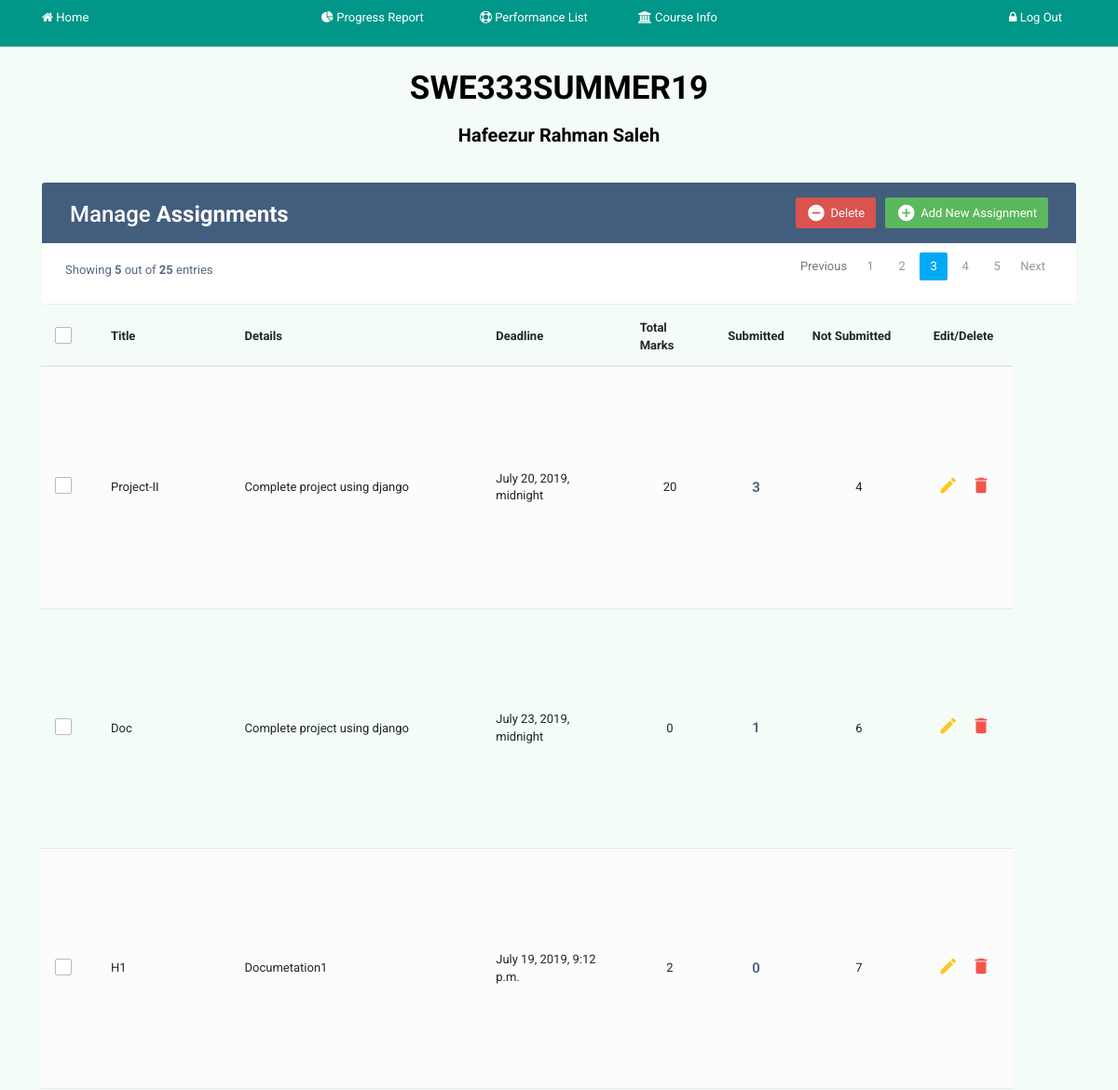
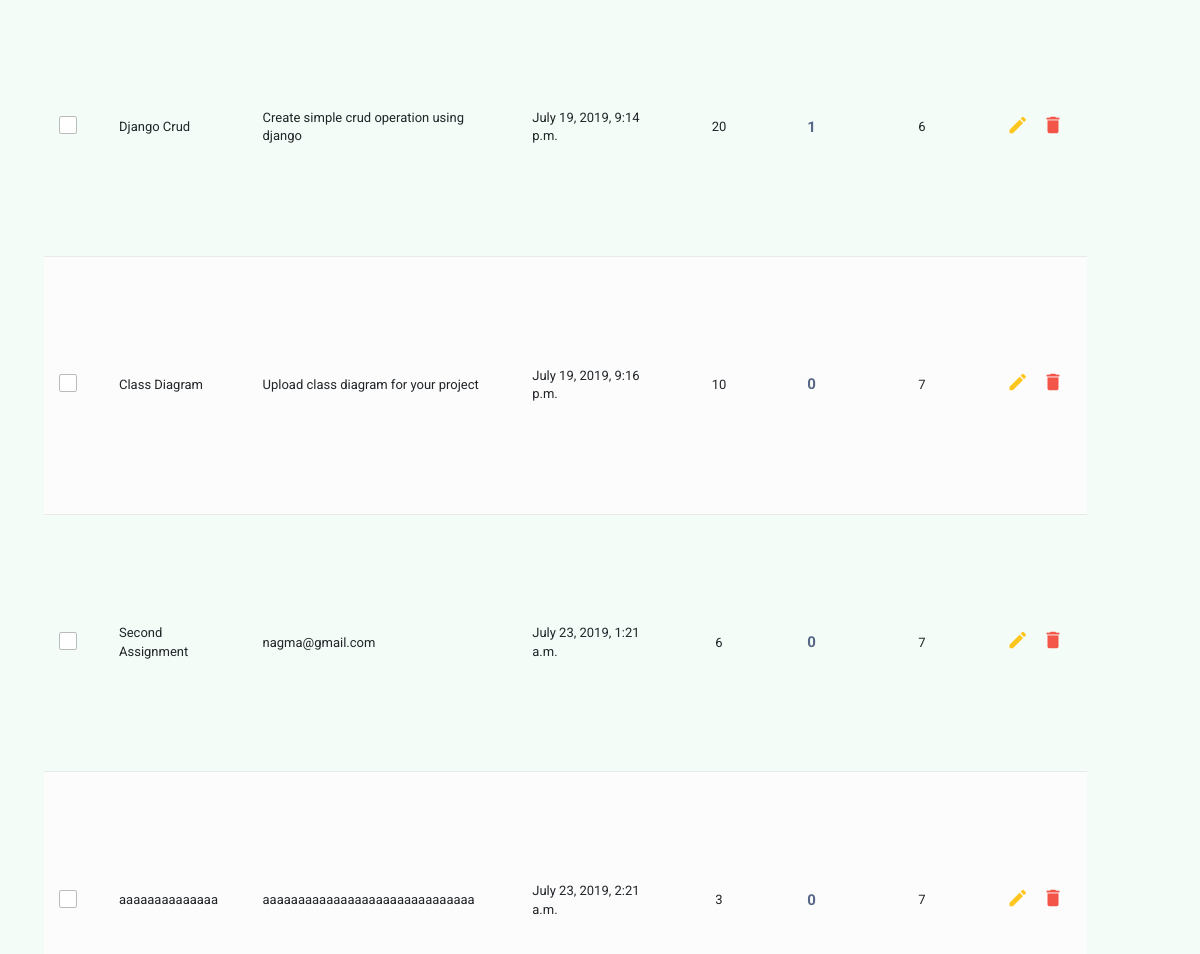
The app's page /assignments/ (signed in) with its own data (2 pictures, top to bottom).
### web/models.py (models this page shows)
class Courses(models.Model):
    courseCode = models.CharField(max_length=20)
    courseTitle = models.CharField(max_length=50)
    instructor = models.ForeignKey(Users, on_delete=models.CASCADE)
    semester = models.CharField(max_length=50)
    enrollmentKey = models.CharField(max_length=50, unique=True, primary_key=True)

### userhandling/models.py (models this page shows)
class Users(models.Model):
    name=models.CharField(max_length=40)
    email=models.CharField(max_length=50, unique=True)
    password=models.CharField(max_length=40)
    role=models.CharField(max_length=20)

### assignments/models.py (models this page shows, shortened)
class Assignments(models.Model):
    course=models.ForeignKey(Courses,on_delete=models.CASCADE)
    title=models.CharField(max_length=100)
    details=models.CharField(max_length=300)
    deadline=models.DateTimeField( null=True)
    totalmarks=models.IntegerField(null=True)

### assignments/views.py (the view)
# urls.py: url(r'^assignments/', include('assignments.urls')),
def assignments(request):
    if 'user' not in request.session:
       return redirect('/userhandling/')
    else:
        global courses, user, course
        userid = request.session['user']
        user = Users.objects.get(pk = userid)
        courses = Courses.objects.get(instructor = user)
        course=courses.enrollmentKey
        totalstudent=7
        submissions= Assignments.objects.filter(course = courses).values('submissions__assignmentid','id','title','details','deadline','totalmarks').annotate(submitted=Count('submissions__assignmentid'),notsubmitted=totalstudent-Count('submissions__assignmentid'))
        context= {
        'assignments': submissions,
        'course':course,
        'user':user
        }
        return render(request, 'listofassignment.html', context)

### assignments/templates/listofassignment.html (shortened to what this page needs)
{% include 'web/base.html' %}
<!DOCTYPE html>
{% load static %}
<html lang="en">
<head>
<link rel="stylesheet" href="https://maxcdn.bootstrapcdn.com/font-awesome/4.7.0/css/font-awesome.min.css">
<link rel="stylesheet" href="https://maxcdn.bootstrapcdn.com/bootstrap/3.3.7/css/bootstrap.min.css">
</head>
<body background="#f2fbff">
<br><br><br>
	 <div>
		 <h1 style="font-size:35px;text-align:center; font-weight:bold;color:#000000">{{course}}</h1>
		 <h1 style="font-size:20px;text-align:center; font-weight:bold;color:#000000">{{user.name}}</h1>
	 </div>
    <div class="container">
        <div class="table-wrapper">
            <div class="table-title">
                <div class="row">
                    <div class="col-sm-6">
						<h2>Manage <b>Assignments</b></h2>
					</div>
					<div class="col-sm-6">
						<a href="#addEmployeeModal" class="btn btn-success" data-toggle="modal"><i class="material-icons">&#xE147;</i> <span>Add New Assignment</span></a>
						<a href="#deleteEmployeeModal" class="btn btn-danger" data-toggle="modal"><i class="material-icons">&#xE15C;</i> <span>Delete</span></a>
					</div>
                </div>
            </div>
            <table class="table table-striped table-hover"  style="width: 86.9%; margin-left: -26px; margin-top: 60px">
                <thead style="">
                    <tr>
						<th>
							<span class="custom-checkbox">
								<label for="selectAll"></label>
							</span>
						</th>
                        <th>Title</th>
				        <th>Details</th>
				        <th>Deadline </th>
				        <th>Total Marks </th>
				        <th>Submitted </th>
				        <th style="width:130px;">Not Submitted </th>
						<th>Edit/Delete</th>
                    </tr>
                </thead>
                <tbody >
                	{% for assignment in assignments %}
                    <tr>
						<td>
							<span class="custom-checkbox">
								<label for="checkbox1"></label>
							</span>
						</td>
                        <td>{{ assignment.title }}</td>
			            <td>{{ assignment.details }}</td>
			            <td>{{ assignment.deadline }} </td>
			            <td style="text-align:center">{{ assignment.totalmarks }} </td>
			            <td style="text-align:center; font-size:15px; "><a class="submitted" href="/assignments/allsubmissions/{{assignment.id}}"> {{ assignment.submitted }} </a></td>
			            <td style="text-align:center">{{ assignment.notsubmitted }} </td>
                        <td>
                            <a href="#editEmployeeModal" onclick="edit('{{ assignment.title }}',
                            '{{ assignment.details }}','{{ assignment.deadline }}','{{ assignment.totalmarks }}','{{ assignment.id }}')" class="edit" data-toggle="modal"><i class="material-icons" data-toggle="tooltip" title="Edit">&#xE254;</i></a>
                            <a href="#deleteEmployeeModal" onclick="dlt('{{ assignment.id }}')" class="delete" data-toggle="modal"><i class="material-icons" data-toggle="tooltip" title="Delete">&#xE872;</i></a>
                        </td>
                    </tr>
                    {% endfor %}
                </tbody>
            </table>
			<div class="clearfix">
                <div class="hint-text">Showing <b>5</b> out of <b>25</b> entries</div>
                <ul class="pagination">
                    <li class="page-item disabled"><a href="#">Previous</a></li>
                    <li class="page-item"><a href="#" class="page-link">1</a></li>
                    <li class="page-item"><a href="#" class="page-link">2</a></li>
                    <li class="page-item active"><a href="#" class="page-link">3</a></li>
                    <li class="page-item"><a href="#" class="page-link">4</a></li>
                    <li class="page-item"><a href="#" class="page-link">5</a></li>
                    <li class="page-item"><a href="#" class="page-link">Next</a></li>
                </ul>
            </div>
        </div>
    </div>
</body>
</html>

### web/static/assets/style.css (style rules this page uses)
* { margin: 0; padding: 0; }
h1, h2, h3, h4, h5, h6 { font-weight: 300; font-family: 'Roboto', sans-serif; color: #000; }
body, p { color: #000; font-family: 'Roboto', sans-serif; }
a, a:hover, a:focus { -webkit-transition: all 500ms ease 0s; transition: all 500ms ease 0s; text-decoration: none; outline: none; font-weight: 400; color: #000; font-family: 'Roboto', sans-serif; }
ol, ul { margin: 0; }
ol li, ul li { list-style: outside none none; }
.table { display: table; z-index: 9; position: absolute; width: 100%; height: 100%; margin-bottom: 0; }
.pagination { margin: 0 auto; text-align: center; display: block; }
.pagination li { display: inline-block; line-height: 37px; text-align: center; }
.pagination li a { border: 2px solid #ddd; padding: 10px 15px; }

### web/static/assets/css/classy-nav.css (style rules this page uses)
* { margin: 0; padding: 0; }
body { font-family: "Roboto", sans-serif; background-color: #f4f7f8; }
ul, ol { margin: 0; }
ul li, ol li { list-style: none; }

### assignments/templates/listofassignment.html (style rules this page uses)
body { color: #566787; background: #f5f5f5; font-family: 'Varela Round', sans-serif; font-size: 13px; }
.table-wrapper { background: #fff; padding: 20px 25px; margin: 30px 0; border-radius: 3px; box-shadow: 0 1px 1px rgba(0,0,0,.05); }
.table-title { padding-bottom: 15px; background: #435d7d; color: #fff; padding: 16px 30px; margin: -20px -25px 10px; border-radius: 3px 3px 0 0; }
.table-title h2 { margin: 5px 0 0; font-size: 24px; }
.table-title .btn { color: #fff; float: right; font-size: 13px; border: none; min-width: 50px; border-radius: 2px; border: none; outline: none !important; margin-left: 10px; }
.table-title .btn i { float: left; font-size: 21px; margin-right: 5px; }
.table-title .btn span { float: left; margin-top: 2px; }
table.table tr th, table.table tr td { border-color: #e9e9e9; padding: 12px 15px; vertical-align: middle; }
table.table tr th:first-child { width: 60px; }
table.table tr th:last-child { width: 100px; }
table.table-striped tbody tr:nth-of-type(odd) { background-color: #fcfcfc; }
table.table td:last-child i { opacity: 0.9; font-size: 22px; margin: 0 5px; }
table.table td a { font-weight: bold; color: #566787; display: inline-block; text-decoration: none; outline: none !important; }
table.table td a.edit { color: #FFC107; }
table.table td a.delete { color: #F44336; }
table.table td i { font-size: 19px; }
.pagination { float: right; margin: 0 0 5px; }
.pagination li a { border: none; font-size: 13px; min-width: 30px; min-height: 30px; color: #999; margin: 0 2px; line-height: 30px; border-radius: 2px !important; text-align: center; padding: 0 6px; }
.pagination li.active a, .pagination li.active a.page-link { background: #03A9F4; }
.hint-text { float: left; margin-top: 10px; font-size: 13px; }
.custom-checkbox { position: relative; }
.custom-checkbox label:before { width: 18px; height: 18px; }
.custom-checkbox label:before { content: ''; margin-right: 10px; display: inline-block; vertical-align: text-top; background: white; border: 1px solid #bbb; border-radius: 2px; box-sizing: border-box; z-index: 2; }
body { background: -webkit-linear-gradient(left, #25c481, #25b7c4); background: #f3fcf7;; font-family: 'Roboto', sans-serif; }

### records on screen
Courses: enrollmentKey "SWE333SUMMER19"
Users: name "Hafeezur Rahman Saleh"
Assignments: title "Project-II", details "Complete project using django", deadline "July 20, 2019, midnight", totalmarks "20", submitted "3", notsubmitted "4"
Assignments: title "Doc", details "Complete project using django", deadline "July 23, 2019, midnight", totalmarks "0", submitted "1", notsubmitted "6"
Assignments: title "H1", details "Documetation1", deadline "July 19, 2019, 9:12 p.m.", totalmarks "2", submitted "0", notsubmitted "7"
Assignments: title "Django Crud", details "Create simple crud operation using django", deadline "July 19, 2019, 9:14 p.m.", totalmarks "20", submitted "1", notsubmitted "6"
Assignments: title "Class Diagram", details "Upload class diagram for your project", deadline "July 19, 2019, 9:16 p.m.", totalmarks "10", submitted "0", notsubmitted "7"
Assignments: title "Second Assignment", details "nagma@gmail.com", deadline "July 23, 2019, 1:21 a.m.", totalmarks "6", submitted "0", notsubmitted "7"
Assignments: title "aaaaaaaaaaaaaa", details "aaaaaaaaaaaaaaaaaaaaaaaaaaaaaa", deadline "July 23, 2019, 2:21 a.m.", totalmarks "3", submitted "0", notsubmitted "7"
